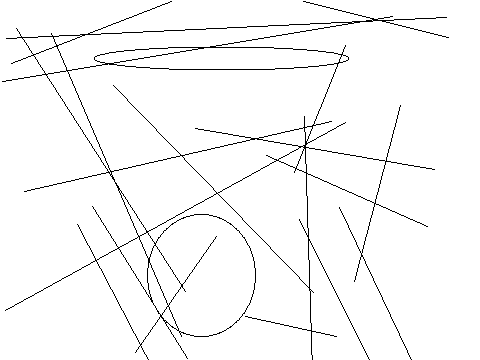

Generate this figure with Python:
from PIL import Image, ImageDraw
image1 = Image.new('RGB', (480, 360), '#ffffff')
draw = ImageDraw.Draw(image1)
c=[472,0,206,66]
draw.ellipse(c,'#ffffff','#000000')
c=[147,214,255,336]
draw.ellipse(c,'#ffffff','#000000')
c=[154,137,241,102]
draw.ellipse(c,'#ffffff','#000000')
c=[82,283,140,243]
draw.ellipse(c,'#ffffff','#000000')
c=[79,436,101,234]
draw.ellipse(c,'#ffffff','#000000')
c=[179,270,38,92]
draw.ellipse(c,'#ffffff','#000000')
c=[94,47,349,70]
draw.ellipse(c,'#ffffff','#000000')
c=[410,42,11,89]
draw.ellipse(c,'#ffffff','#000000')
c=[161,435,262,246]
draw.ellipse(c,'#ffffff','#000000')
c=[410,304,256,76]
draw.ellipse(c,'#ffffff','#000000')
l=[181,336,51,33]
draw.line(l,'#000000')
l=[400,105,354,281]
draw.line(l,'#000000')
l=[448,37,303,1]
draw.line(l,'#000000')
l=[392,16,2,81]
draw.line(l,'#000000')
l=[434,169,195,128]
draw.line(l,'#000000')
l=[202,463,77,224]
draw.line(l,'#000000')
l=[446,17,6,38]
draw.line(l,'#000000')
l=[313,292,113,85]
draw.line(l,'#000000')
l=[336,336,245,316]
draw.line(l,'#000000')
l=[427,226,266,155]
draw.line(l,'#000000')
l=[416,370,339,207]
draw.line(l,'#000000')
l=[422,466,299,219]
draw.line(l,'#000000')
l=[345,122,5,310]
draw.line(l,'#000000')
l=[345,45,294,172]
draw.line(l,'#000000')
l=[16,28,185,291]
draw.line(l,'#000000')
l=[313,402,304,116]
draw.line(l,'#000000')
l=[24,191,331,121]
draw.line(l,'#000000')
l=[92,206,187,358]
draw.line(l,'#000000')
l=[216,236,135,352]
draw.line(l,'#000000')
l=[171,1,11,63]
draw.line(l,'#000000')
image1.save('Artist01.png')